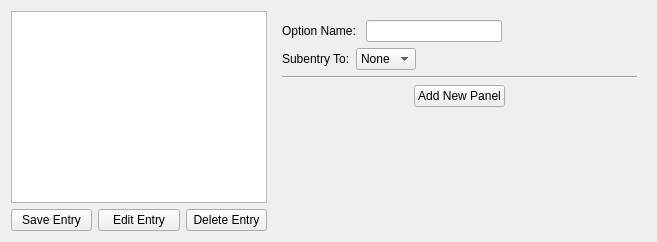
<?xml version="1.0" encoding="UTF-8"?>
<ui version="4.0">
 <class>ThorMangCalibration</class>
 <widget class="QWidget" name="ThorMangCalibration">
  <property name="enabled">
   <bool>true</bool>
  </property>
  <property name="geometry">
   <rect>
    <x>0</x>
    <y>0</y>
    <width>657</width>
    <height>242</height>
   </rect>
  </property>
  <property name="sizePolicy">
   <sizepolicy hsizetype="MinimumExpanding" vsizetype="MinimumExpanding">
    <horstretch>1</horstretch>
    <verstretch>0</verstretch>
   </sizepolicy>
  </property>
  <property name="minimumSize">
   <size>
    <width>1</width>
    <height>1</height>
   </size>
  </property>
  <property name="maximumSize">
   <size>
    <width>16777214</width>
    <height>16777214</height>
   </size>
  </property>
  <property name="windowTitle">
   <string>ThorMangCalibration</string>
  </property>
  <layout class="QGridLayout" name="gridLayout">
   <item row="0" column="0">
    <layout class="QGridLayout" name="ui_layout">
     <item row="0" column="0">
      <widget class="QListWidget" name="option_list">
       <property name="sizePolicy">
        <sizepolicy hsizetype="Minimum" vsizetype="Expanding">
         <horstretch>0</horstretch>
         <verstretch>0</verstretch>
        </sizepolicy>
       </property>
      </widget>
     </item>
     <item row="1" column="0">
      <layout class="QHBoxLayout" name="option_button_layout">
       <item>
        <widget class="QPushButton" name="save_entry_button">
         <property name="text">
          <string>Save Entry</string>
         </property>
        </widget>
       </item>
       <item>
        <widget class="QPushButton" name="edit_entry_button">
         <property name="text">
          <string>Edit Entry</string>
         </property>
        </widget>
       </item>
       <item>
        <widget class="QPushButton" name="remove_entry_button">
         <property name="text">
          <string>Delete Entry</string>
         </property>
        </widget>
       </item>
      </layout>
     </item>
     <item row="0" column="1" rowspan="2">
      <widget class="QStackedWidget" name="option_display_stacked_widget">
       <property name="currentIndex">
        <number>1</number>
       </property>
       <widget class="QWidget" name="existing_option_page">
        <layout class="QVBoxLayout" name="verticalLayout">
         <item>
          <spacer name="verticalSpacer_2">
           <property name="orientation">
            <enum>Qt::Vertical</enum>
           </property>
           <property name="sizeHint" stdset="0">
            <size>
             <width>20</width>
             <height>40</height>
            </size>
           </property>
          </spacer>
         </item>
        </layout>
       </widget>
       <widget class="QWidget" name="new_option_page">
        <layout class="QVBoxLayout" name="verticalLayout_2">
         <item>
          <layout class="QHBoxLayout" name="name_layout">
           <item>
            <widget class="QLabel" name="label">
             <property name="text">
              <string>Option Name: </string>
             </property>
            </widget>
           </item>
           <item>
            <widget class="QLineEdit" name="option_name_edit">
             <property name="styleSheet">
              <string notr="true"/>
             </property>
            </widget>
           </item>
           <item>
            <spacer name="horizontalSpacer_3">
             <property name="orientation">
              <enum>Qt::Horizontal</enum>
             </property>
             <property name="sizeHint" stdset="0">
              <size>
               <width>40</width>
               <height>20</height>
              </size>
             </property>
            </spacer>
           </item>
          </layout>
         </item>
         <item>
          <layout class="QHBoxLayout" name="subentry_layout">
           <item>
            <widget class="QLabel" name="label_2">
             <property name="text">
              <string>Subentry To:</string>
             </property>
            </widget>
           </item>
           <item>
            <widget class="QComboBox" name="available_options_combobox">
             <property name="sizeAdjustPolicy">
              <enum>QComboBox::AdjustToContents</enum>
             </property>
             <item>
              <property name="text">
               <string>None</string>
              </property>
             </item>
            </widget>
           </item>
           <item>
            <spacer name="horizontalSpacer_2">
             <property name="orientation">
              <enum>Qt::Horizontal</enum>
             </property>
             <property name="sizeHint" stdset="0">
              <size>
               <width>40</width>
               <height>20</height>
              </size>
             </property>
            </spacer>
           </item>
          </layout>
         </item>
         <item>
          <widget class="Line" name="line">
           <property name="orientation">
            <enum>Qt::Horizontal</enum>
           </property>
          </widget>
         </item>
         <item>
          <layout class="QHBoxLayout" name="add_panel_layout">
           <item>
            <spacer name="horizontalSpacer">
             <property name="orientation">
              <enum>Qt::Horizontal</enum>
             </property>
             <property name="sizeHint" stdset="0">
              <size>
               <width>40</width>
               <height>20</height>
              </size>
             </property>
            </spacer>
           </item>
           <item>
            <widget class="QPushButton" name="add_new_panel_button">
             <property name="text">
              <string>Add New Panel</string>
             </property>
            </widget>
           </item>
           <item>
            <spacer name="horizontalSpacer_4">
             <property name="orientation">
              <enum>Qt::Horizontal</enum>
             </property>
             <property name="sizeHint" stdset="0">
              <size>
               <width>40</width>
               <height>20</height>
              </size>
             </property>
            </spacer>
           </item>
          </layout>
         </item>
         <item>
          <spacer name="verticalSpacer">
           <property name="orientation">
            <enum>Qt::Vertical</enum>
           </property>
           <property name="sizeType">
            <enum>QSizePolicy::MinimumExpanding</enum>
           </property>
           <property name="sizeHint" stdset="0">
            <size>
             <width>20</width>
             <height>0</height>
            </size>
           </property>
          </spacer>
         </item>
        </layout>
       </widget>
      </widget>
     </item>
    </layout>
   </item>
  </layout>
 </widget>
 <resources/>
 <connections/>
</ui>
